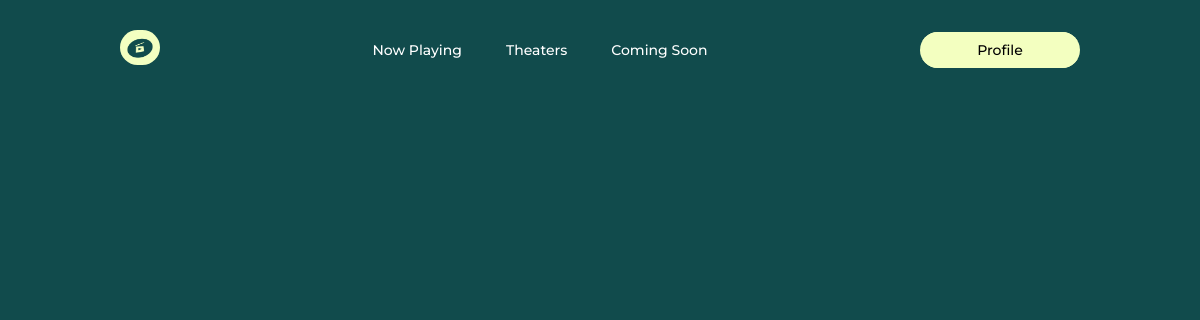
Before: /index.php/booking/teater with the older database file.
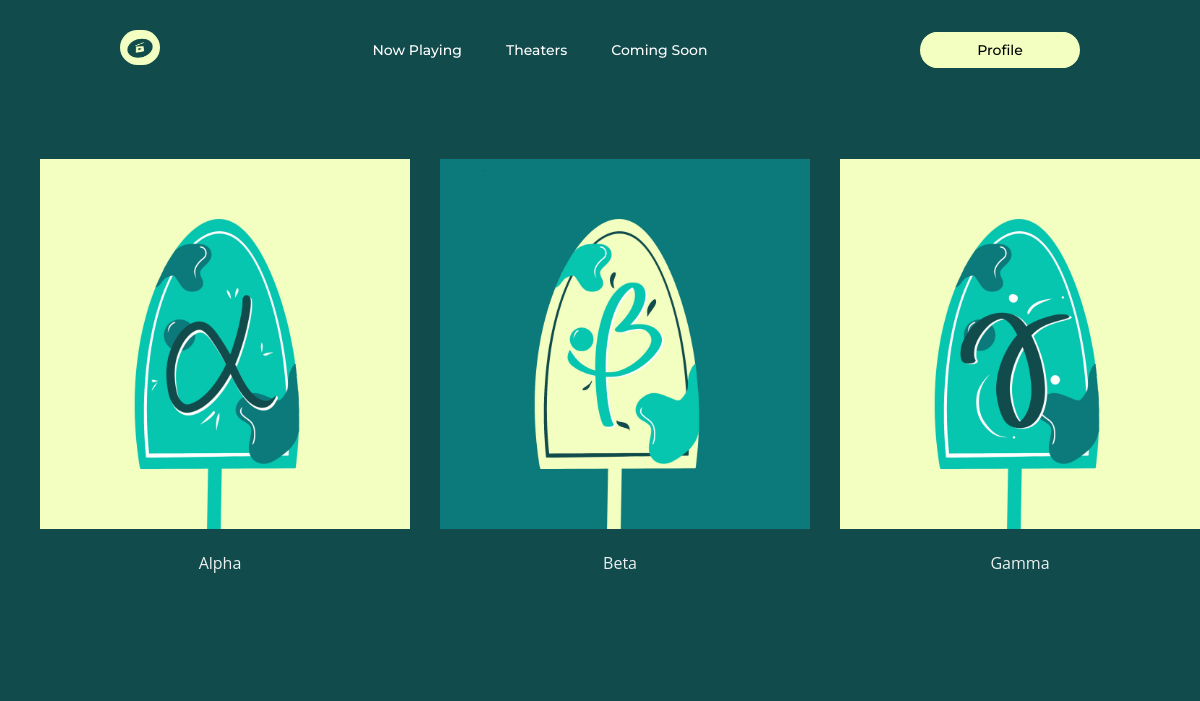
After: the same page with the newer database file.
### tables this page shows
CREATE TABLE `ruangan` (
  `id_ruangan` int(11) NOT NULL,
  `nama_ruangan` varchar(255) DEFAULT NULL,
  `lebar_ruangan` int(11) NOT NULL,
  `panjang_ruangan` int(11) NOT NULL,
  `logo` varchar(255) DEFAULT NULL
);

### application/controllers/Booking.php (called while the page is built, shortened)
<?php
class Booking extends CI_Controller {
  public function __construct()
  {
    $this->load->model('Movie_model');
    $this->load->model('Room_model');
    $this->load->model('User_model');
  }
  public function teater(){
		$Room_model['data'] = $this->Room_model->ShowData();
		$this->load->view('user/teater', $Room_model);
  }
}

### index.php (called while the page is built, shortened)
<?php
require_once BASEPATH.'core/CodeIgniter.php';

### application/models/Room_model.php (called while the page is built, shortened)
<?php
class Room_model extends CI_Model
{
	public function ShowData() {
		$query = $this->db->query("SELECT * FROM ruangan");
		return $query->result_array();
	}
}

### application/views/user/teater.php (the view, shortened to what this page needs)
<!DOCTYPE html>
<html>
<head>
    <link rel="stylesheet" type="text/css" href="<?php echo base_url() . "assets/css/now.css"; ?>">
</head>
<body>
<header>
    <a href="<?php echo site_url('dashboard')?>">
        <img class="logo" src="<?= base_url() . "/assets/images/logo.jpg"; ?>" style="border-radius: 25px;" width="40" height="35" alt="logo">
    </a>
    <nav>
        <ul class="nav_links">
            <li><a href="<?php echo site_url('booking/now') ?>">Now Playing</a></li>
            <li><a href="<?php echo site_url('booking/teater') ?>">Theaters</a></li>
            <li><a href="<?php echo site_url('booking/soon') ?>">Coming Soon</a></li>
        </ul>
    </nav>
    <li class="dropdown"><a href="<?php echo site_url('booking/ShowProfile') ?>"><button>Profile</button></a>
    </li>
</header>
    <main>
        <section class="cards">
        <?php foreach ((array) $data as $i) :
            $room = $i['nama_ruangan'];
            $ruangan = $i['id_ruangan'];
            $logo = base_url() . $i['logo'];
            $pathToShowRoom = site_url() . "/booking/showTheaterPlaying?ruangan=$ruangan";
        ?>
            <div class="card">
                <div class="card__image-container">
                <a href="<?=$pathToShowRoom?>">
                    <img style="height: 370px; width: 370px;" src="<?=$logo ?>">
                </a>
                </div>
                <div class="card__content">
                    <p class="card__title text--medium"><?=$room?></p>
                </div>
            </div>
            <?php endforeach; ?>
        </section>
    </main>
    </body>
</html>

Changed rows visible on the page:
added ruangan: logo (picture), nama_ruangan "Alpha"
added ruangan: logo (picture), nama_ruangan "Beta"
added ruangan: logo (picture), nama_ruangan "Gamma"
